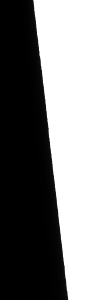
%> input picture Slanted Edge MTF.bmp, 100 x 300 px
$ octave EdgeKnifeMethod.m   (GNU Octave 9; MATLAB toolbox functions it lacks are replaced by stand-ins)
%> lines starting %> are read from the running program, lines starting %| are printed output that depends on the picture; in (x1, y1, x2, y2) boxes, pixels count from 0 and x2, y2 are one past the last pixel; in counts of white or black regions, pixels touching at a corner belong together; the program's own positions count from 1
clc;clear;close all;

image = imread('Slanted Edge MTF.bmp');
%> image is the input picture: size 300x100x3 uint8; min 0, max 255, mean 126.1
image = double(rgb2gray(image));
%> image: size 300x100 double
image = imgaussfilt(image, 4);% 模糊处理
% figure,imshow(image);
[rows, cols] = size(image);
%> rows = 300; cols = 100

% 对每一行进行三次样条插值
new_cols = 2 * cols;
%> new_cols = 200
interp_image = zeros(rows, new_cols);
for i = 1:rows
    x = 1:cols;
    y = double(image(i, :));

    xq = linspace(1, cols, new_cols); % 插值后的列索引
    interp_image(i, :) = interp1(x, y, xq, 'spline'); % 三次样条插值
end
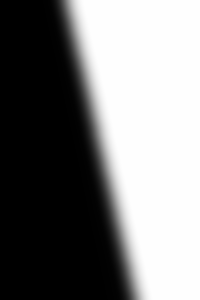
%> interp_image: size 300x200 double; min -0.000603, max 255.1, mean 126.1; drawn with min black and max white
interp_image = uint8(interp_image);
%> interp_image: size 300x200 uint8

% 边缘点检测，并记录其坐标
image_edge = edge(interp_image,"prewitt");
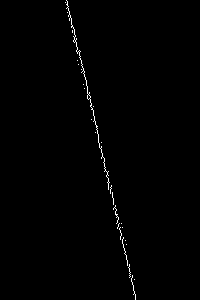
%> image_edge: size 300x200 logical; 0.64% white in thin lines or dots, all inside (x1, y1, x2, y2) = (65, 0, 136, 300)
% figure,imshow(image_edge);
edgePoints_row = [];
edgePoints_col = [];
for i = 1: rows
    for j = 1:new_cols
        if image_edge(i,j)==1
            edgePoints_row(end + 1) = i;
            edgePoints_col(end + 1) = j;
            break
        end
    end
end
%> after the loop, edgePoints_col = 300 values, max 136 at index 296, min 66 at index 3, mean 101.6; edgePoints_row = 300 values from 1 to 300
clear i j

% 以边缘点为中心，将每行前30个和后30个灰度值绘制ESF曲线
N = 30;
figure,
hold on
for i = 50:149 % 取中间100行，避免前后30个灰度值超出索引范围
    curveLine = interp_image(i, edgePoints_col(i)-N : edgePoints_col(i)+N);
    plot(1:2*N+1, curveLine);
end
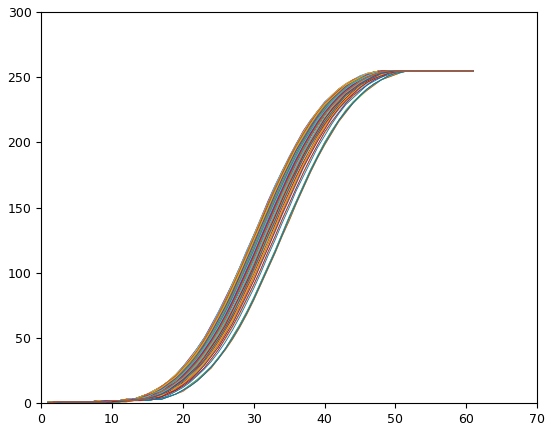
%> figure redrawn from the program's plot data; curve peaks at x = 49, y = 255; curve peaks at x = 50, y = 255; curve peaks at x = 51, y = 255; curve peaks at x = 48, y = 255
hold off
clear i

% 将曲线取平均
ESF_matrix = zeros(100, 2*N+1);
for i = 1:100
    ESF_matrix(i, :) = interp_image(i+2*N-1, edgePoints_col(i+2*N-1)-N : edgePoints_col(i+2*N-1)+N);
end
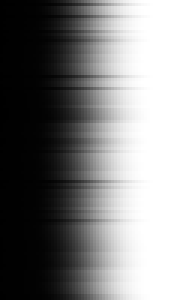
%> ESF_matrix: size 100x61 double (shown 3 times larger); min 0, max 255, mean 127.4
clear i
ESF_mean = mean(ESF_matrix,1);
%> ESF_mean = 61 values from 0.34 to 255
figure,plot(1:2*N+1, ESF_mean),title('ESF');
%> after `title('ESF')`:
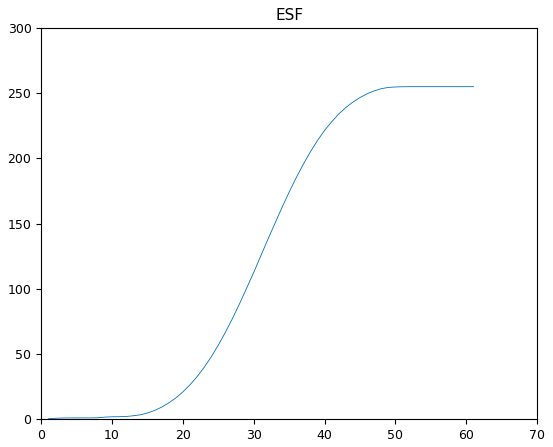
%> figure redrawn from the program's plot data; curve peaks at x = 52, y = 255

% 对ESF_mean求导
LSF = diff(double(ESF_mean));
%> LSF = 60 values, max 12.7 at index 30, min 0 at index 6, mean 4.24
LSF = [0, LSF];
%> LSF = 61 values, max 12.7 at index 31, min 0 at index 1, mean 4.17
% LSF = smooth(1:2*N+1, LSF, 0.1,'loess'); %平滑处理
figure, plot(1:2*N+1, LSF),title('LSF');
%> after `title('LSF')`:
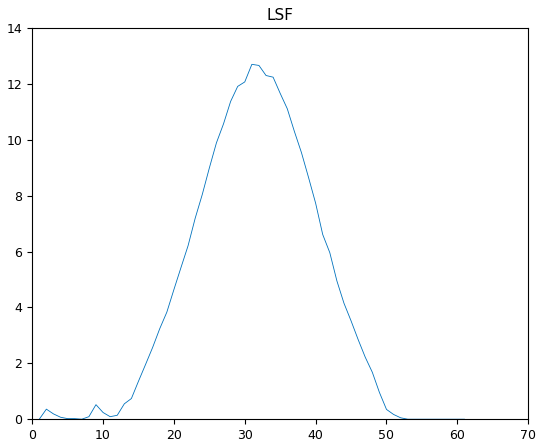
%> figure redrawn from the program's plot data; curve peaks at x = 31, y = 12.7

% 对LSF做傅里叶变换
MTF = abs(fftshift(fft2(LSF)));
%> MTF = 61 values, max 254.7 at index 31, min 0.226 at index 18, mean 13.35
MTF = MTF / max(MTF(:));
%> MTF = 61 values, max 1 at index 31, min 0.000887 at index 18, mean 0.0524
MTF = MTF(1, N+1:end);
%> MTF = 31 values, max 1 at index 1, min 0.000887 at index 14, mean 0.0677
MTF = MTF(1,1:5); % 查看MTF数组，发现（1，5）为极小值，此处应是截止频率
%> MTF = [1 0.723 0.255 0.0182 0.00736]
freq = linspace(0,1, 5);
figure, plot(freq, MTF),title('MTF');% 以截止频率进行归一化
%> after `title('MTF')`:
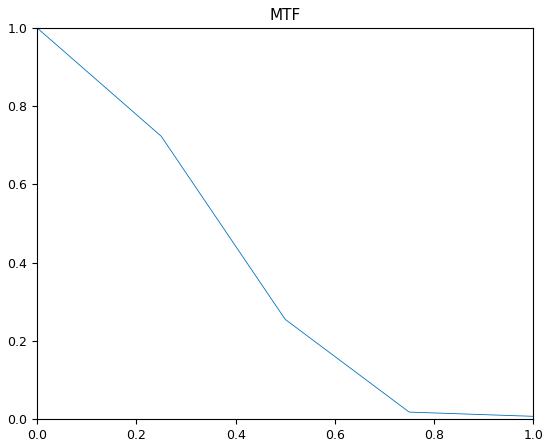
%> figure redrawn from the program's plot data
